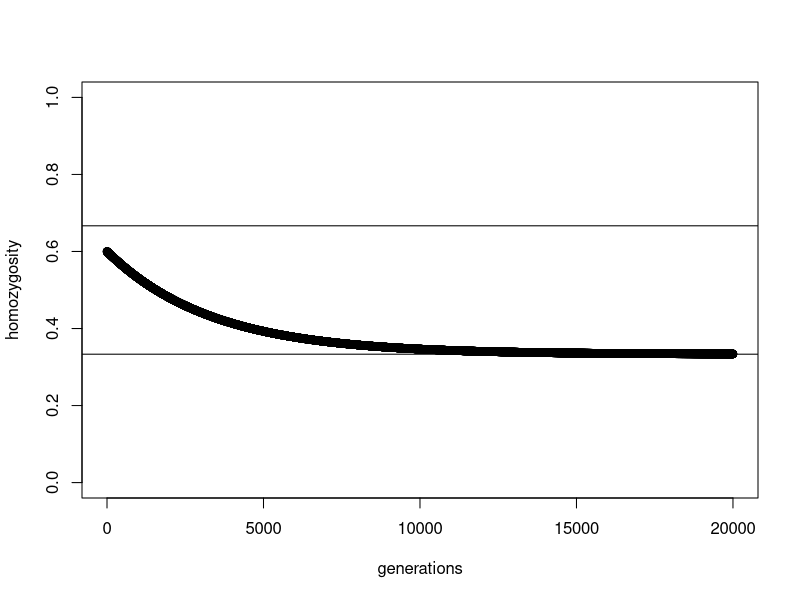

Generate this figure with R:
## Drift and mutation formulas and trajectories

# Functions: ----------------------------------------------------------------- #
# H_eq computes the equilibrium heterozygosity 
eq_het <- function(N, u) { 
  
  theta <- 4 * N * u 
  H <- theta / (theta + 1) 
  return(H) 
} 

# f_change computes the change in f under drift and mutation 
f_change <- function(f, N, u) { 
  
  f_prime <- ((1 / (2 * N)) + ((1 - (1 / (2 * N))) * f)) * (1 - u)^2 
  return(f_prime)
}
# ---------------------------------------------------------------------------- #

# Approach to equilibrium for 20000 generations assuming N=5000 and u=10^-4
# Parameters:
ngens <- 20000
N <- 5000
u <- 10^-4
# ---------------------------------------------------------------------------- #

# Plot:
f_res <- numeric(ngens)
f_res[1] <- 0.6

for (i in 2:ngens)
  f_res[i] <- f_change(f_res[i - 1], N, u)

plot(f_res, ylab = "homozygosity", xlab = "generations", ylim = c(0, 1))  

# checking the value of convergence and observed value
abline(h = eq_het(N, u)) # for heterozygosity
abline(h = 1 - eq_het(N, u)) # for homozygosity